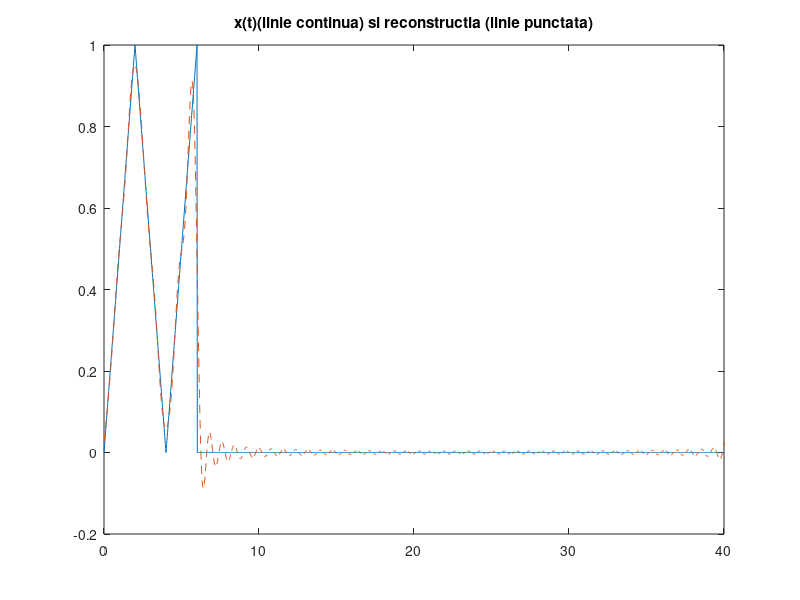
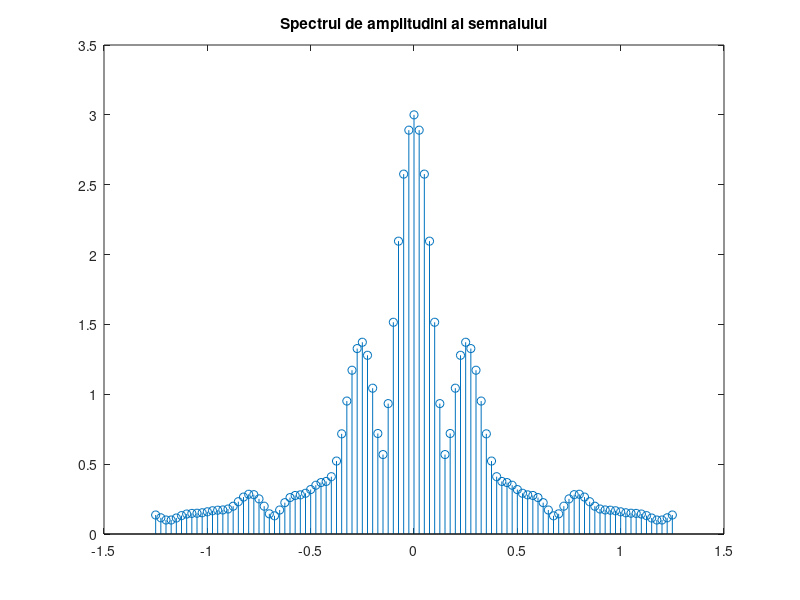

Recreate these plots in MATLAB, in order.
T=40;                                                          % perioada semnalului x
D=6;                                                           % durata semnalului x_triunghi

w0=2*pi/T;                                                     % pulsatia semnalului x
timp_triunghi=0:0.02:D;                                        % vectorul timp pt bucata triunghiulara (rezolutia acestuia)
Semnal_triunghiular= sawtooth((pi/2)*timp_triunghi,0.5)/2+0.5; % generarea partii triunghiulare
t = 0:0.02:T;                                                  % vectorul de timp pe o perioada (este rezolutia perioadei)
x = zeros(1,length(t));                                        % initializarea vectorului x
x(t<=D)=Semnal_triunghiular;                                   % creearea semnalului pe o perioada prin suprapunere
figure(1);
plot(t,x);                                                     % afisarea semnalului x(t)
title('x(t)(linie continua) si reconstructia (linie punctata)');
hold on;


for k=-50:50
    x_t = Semnal_triunghiular;
    x_t = x_t .* exp(-j*k*w0*timp_triunghi);                   % vectorul ce trebuie integrat
    X(k+51)=0;                                                 % initializarea coeficientului Xk
    for i = 1: length(timp_triunghi)-1
        X(k+51) = X(k+51) + (timp_triunghi(i+1)-timp_triunghi(i))* (x_t(i)+x_t(i+1))/2; % integrare folosind metoda dreptunghiurilor
    end
end
    


for i = 1: length(t)
    x_reconstruit(i) = 0;                                            % initializarea elementelor vectorului reconstruit
    for k=-50:50
        x_reconstruit(i) = x_reconstruit(i) + (1/T)*X(k+51)*exp(j*k*w0*t(i)); % calcularea sumei
    end
end
plot(t,x_reconstruit,'--');                                          % afisarea semnalului reconstruit cu linie punctata pe acelasi grafic cu semnalul original

figure(2);
w=-50*w0:w0:50*w0;                                                   % generarea vectorului de pulsatii corespunzatoare coeficientilor Xk
stem(w/(2*pi),abs(X));                                               % afisarea spectrului
title('Spectrul de amplitudini al semnalului')


% Cele doua semnale , reconstrui si initial nu vor fi identice deoarece selectarea nr finit de coef. duce 
% la modificarea spectrului, il limite. Semnalele periodice pot fi descrise printr-o suma de cos si sin 
% inmultite cu coef. corespunzatori  Forma de unda a semanlului reconstrui va fi cu atat mai fidela fata
% de cea originala cu cat adaugam mai multi coeficienti in suma, totodata semnalul devine mai abrupt, timpul
% de crestere si descrestere este mai mic
